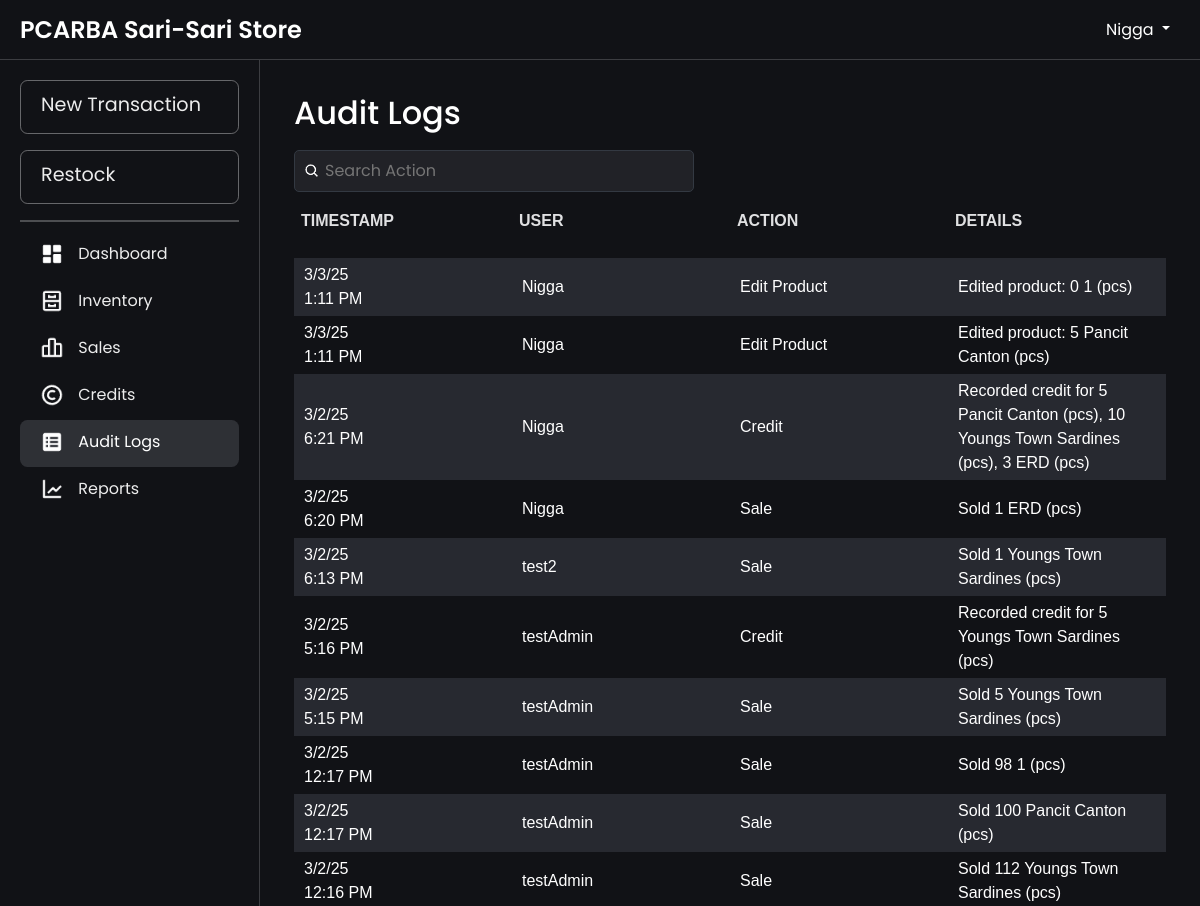
Page /audit_logs.php (signed in, upper part) on the earlier database version.
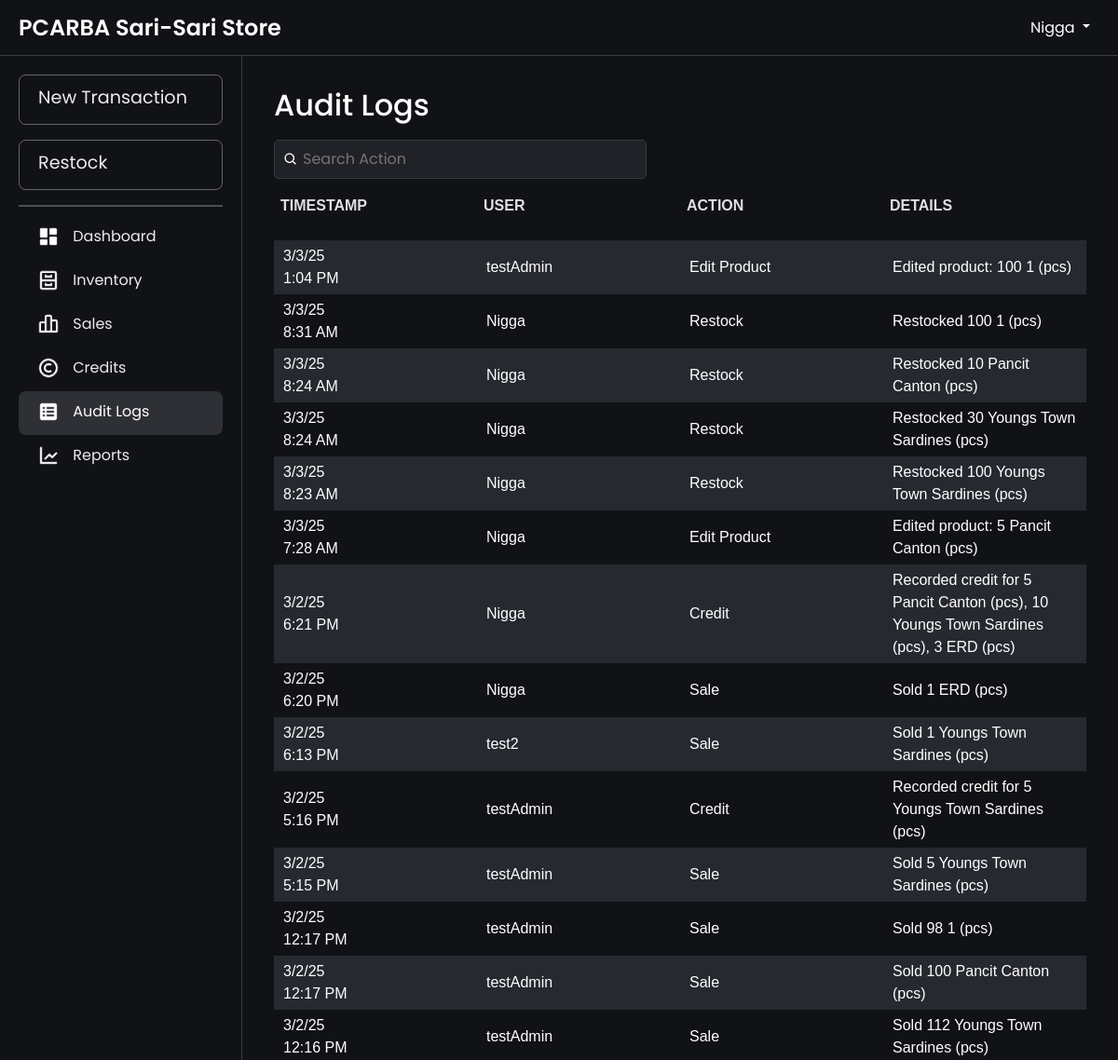
Same page on the later database version.
### tables this page shows
CREATE TABLE `audit_logs` (
  `logId` int(11) NOT NULL AUTO_INCREMENT,
  `action` varchar(50) NOT NULL COMMENT 'Type of action (e.g., Add Product, Restock, Sale, etc.)',
  `details` text DEFAULT NULL COMMENT 'Details of the action (e.g., JSON or descriptive text)',
  `userId` int(11) NOT NULL COMMENT 'User who performed the action',
  `timestamp` timestamp NOT NULL DEFAULT current_timestamp() COMMENT 'Time of the action',
  PRIMARY KEY (`logId`),
  KEY `users_audit_logs` (`userId`),
  CONSTRAINT `users_audit_logs` FOREIGN KEY (`userId`) REFERENCES `users` (`userId`) ON DELETE CASCADE
);

CREATE TABLE `users` (
  `userId` int(11) NOT NULL AUTO_INCREMENT,
  `username` varchar(50) NOT NULL,
  `password` varchar(255) NOT NULL,
  `login_count` int(11) DEFAULT 0,
  PRIMARY KEY (`userId`),
  UNIQUE KEY `username` (`username`)
);

### htdocs/audit_logs.php (the view, shortened to what this page needs)
<?php
include 'db.php';
$query = "SELECT a.logId, a.action, a.details, a.timestamp, u.username
          FROM audit_logs a
          JOIN users u ON a.userId = u.userId
          ORDER BY a.timestamp DESC";
$result = $conn->query($query);
$logs = $result->fetch_all(MYSQLI_ASSOC);
?>
<!DOCTYPE html>
<html lang="en">
<head>
    <link rel="stylesheet" href="css/bootstrap.min.css">
    <link rel="stylesheet" href="css/layer1.css">
</head>
<body>
    <?php include 'navbar.php'; ?>
    <div class="main-content fade-in">
        <div class="container">
            <div class="header-container">
                <h2>Audit Logs</h2>
                <div class="search-container">
                    <div class="search-wrapper">
                        <img src="images/search-icon.png" alt="Search" class="search-icon">
                        <input type="text" id="searchBar" placeholder="Search Action" onkeyup="filterLogs(); toggleClearIcon();">
                    </div>
                </div>
            </div>
            <div class="table-wrapper">
                <table id="logsTable" width="100%">
                    <thead>
                        <tr align="left">
                            <th>Timestamp</th>
                            <th>User</th>
                            <th>Action</th>
                            <th>Details</th>
                        </tr>
                    </thead>
                    <tbody>
                        <?php if (empty($logs)) { ?>
                            <tr>
                                <td colspan="4" style="text-align: center;">No logs found.</td>
                            </tr>
                        <?php } else { ?>
                            <?php foreach ($logs as $log) {
                                $date = !empty($log['timestamp'])
                                    ? date("n/j/y", strtotime($log['timestamp'])) . "<br>" . date("g:i A", strtotime($log['timestamp']))
                                    : 'N/A';
                            ?>
                                <tr>
                                    <td><?php echo $date; ?></td>
                                    <td><?php echo htmlspecialchars($log['username']); ?></td>
                                    <td><?php echo htmlspecialchars($log['action']); ?></td>
                                    <td><?php echo htmlspecialchars($log['details']); ?></td>
                                </tr>
                            <?php } ?>
                        <?php } ?>
                    </tbody>
                </table>
            </div>
        </div>
    </div>
</body>
</html>

Differences in the rows shown:
added audit_logs: timestamp "3/3/25", timestamp "1:04 PM", userId.username "testAdmin", action "Edit Product", details "Edited product: 100 1 (pcs)"
added audit_logs: timestamp "3/3/25", timestamp "8:31 AM", userId.username "Nigga", action "Restock", details "Restocked 100 1 (pcs)"
added audit_logs: timestamp "3/3/25", timestamp "8:24 AM", userId.username "Nigga", action "Restock", details "Restocked 10 Pancit Canton (pcs)"
added audit_logs: timestamp "3/3/25", timestamp "8:24 AM", userId.username "Nigga", action "Restock", details "Restocked 30 Youngs Town Sardines (pcs)"
changed audit_logs: timestamp "1:11 PM" → "8:23 AM"; action "Edit Product" → "Restock"; details "Edited product: 0 1 (pcs)" → "Restocked 100 Youngs Town Sardines (pcs)"
changed audit_logs "Edited product: 5 Pancit Canton (pcs)": timestamp "1:11 PM" → "7:28 AM"
